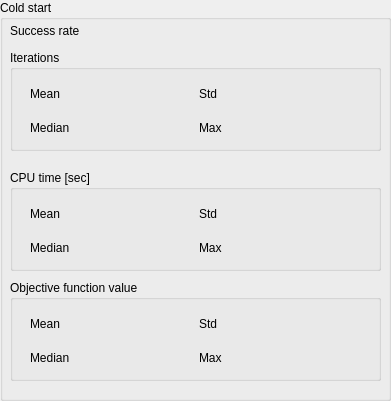
           <widget class="QGroupBox" name="groupBox_cold_app">
            <property name="geometry">
             <rect>
              <x>10</x>
              <y>10</y>
              <width>391</width>
              <height>401</height>
             </rect>
            </property>
            <property name="title">
             <string>Cold start</string>
            </property>
            <widget class="QGroupBox" name="groupBox_iter_cold_app">
             <property name="geometry">
              <rect>
               <x>10</x>
               <y>50</y>
               <width>371</width>
               <height>101</height>
              </rect>
             </property>
             <property name="title">
              <string>Iterations</string>
             </property>
             <widget class="QWidget" name="layoutWidget_21">
              <property name="geometry">
               <rect>
                <x>20</x>
                <y>30</y>
                <width>331</width>
                <height>61</height>
               </rect>
              </property>
              <layout class="QVBoxLayout" name="verticalLayout_34">
               <item>
                <layout class="QHBoxLayout" name="horizontalLayout_142">
                 <item>
                  <layout class="QHBoxLayout" name="horizontalLayout_143">
                   <item>
                    <widget class="QLabel" name="label_iter_mean_cold_app">
                     <property name="text">
                      <string>Mean</string>
                     </property>
                    </widget>
                   </item>
                   <item>
                    <widget class="QLabel" name="label_iter_mean_cold_app_value">
                     <property name="text">
                      <string/>
                     </property>
                    </widget>
                   </item>
                  </layout>
                 </item>
                 <item>
                  <layout class="QHBoxLayout" name="horizontalLayout_144">
                   <item>
                    <widget class="QLabel" name="label_iter_std_cold_app">
                     <property name="text">
                      <string>Std</string>
                     </property>
                    </widget>
                   </item>
                   <item>
                    <widget class="QLabel" name="label_iter_std_cold_app_value">
                     <property name="text">
                      <string/>
                     </property>
                    </widget>
                   </item>
                  </layout>
                 </item>
                </layout>
               </item>
               <item>
                <layout class="QHBoxLayout" name="horizontalLayout_145">
                 <item>
                  <layout class="QHBoxLayout" name="horizontalLayout_146">
                   <item>
                    <widget class="QLabel" name="label_iter_median_cold_app">
                     <property name="text">
                      <string>Median</string>
                     </property>
                    </widget>
                   </item>
                   <item>
                    <widget class="QLabel" name="label_iter_median_cold_app_value">
                     <property name="text">
                      <string/>
                     </property>
                    </widget>
                   </item>
                  </layout>
                 </item>
                 <item>
                  <layout class="QHBoxLayout" name="horizontalLayout_147">
                   <item>
                    <widget class="QLabel" name="label_iter_max_cold_app">
                     <property name="text">
                      <string>Max</string>
                     </property>
                    </widget>
                   </item>
                   <item>
                    <widget class="QLabel" name="label_iter_max_cold_app_value">
                     <property name="text">
                      <string/>
                     </property>
                    </widget>
                   </item>
                  </layout>
                 </item>
                </layout>
               </item>
              </layout>
             </widget>
            </widget>
            <widget class="QGroupBox" name="groupBox_cpu_cold_app">
             <property name="geometry">
              <rect>
               <x>10</x>
               <y>170</y>
               <width>371</width>
               <height>101</height>
              </rect>
             </property>
             <property name="title">
              <string>CPU time [sec]</string>
             </property>
             <widget class="QWidget" name="layoutWidget_22">
              <property name="geometry">
               <rect>
                <x>20</x>
                <y>30</y>
                <width>331</width>
                <height>61</height>
               </rect>
              </property>
              <layout class="QVBoxLayout" name="verticalLayout_35">
               <item>
                <layout class="QHBoxLayout" name="horizontalLayout_148">
                 <item>
                  <layout class="QHBoxLayout" name="horizontalLayout_149">
                   <item>
                    <widget class="QLabel" name="label_cpu_mean_cold_app">
                     <property name="text">
                      <string>Mean</string>
                     </property>
                    </widget>
                   </item>
                   <item>
                    <widget class="QLabel" name="label_cpu_mean_cold_app_value">
                     <property name="text">
                      <string/>
                     </property>
                    </widget>
                   </item>
                  </layout>
                 </item>
                 <item>
                  <layout class="QHBoxLayout" name="horizontalLayout_150">
                   <item>
                    <widget class="QLabel" name="label_cpu_std_cold_app">
                     <property name="text">
                      <string>Std</string>
                     </property>
                    </widget>
                   </item>
                   <item>
                    <widget class="QLabel" name="label_cpu_std_cold_app_value">
                     <property name="text">
                      <string/>
                     </property>
                    </widget>
                   </item>
                  </layout>
                 </item>
                </layout>
               </item>
               <item>
                <layout class="QHBoxLayout" name="horizontalLayout_151">
                 <item>
                  <layout class="QHBoxLayout" name="horizontalLayout_152">
                   <item>
                    <widget class="QLabel" name="label_cpu_median_cold_app">
                     <property name="text">
                      <string>Median</string>
                     </property>
                    </widget>
                   </item>
                   <item>
                    <widget class="QLabel" name="label_cpu_median_cold_app_value">
                     <property name="text">
                      <string/>
                     </property>
                    </widget>
                   </item>
                  </layout>
                 </item>
                 <item>
                  <layout class="QHBoxLayout" name="horizontalLayout_153">
                   <item>
                    <widget class="QLabel" name="label_cpu_max_cold_app">
                     <property name="text">
                      <string>Max</string>
                     </property>
                    </widget>
                   </item>
                   <item>
                    <widget class="QLabel" name="label_cpu_max_cold_app_value">
                     <property name="text">
                      <string/>
                     </property>
                    </widget>
                   </item>
                  </layout>
                 </item>
                </layout>
               </item>
              </layout>
             </widget>
            </widget>
            <widget class="QGroupBox" name="groupBox_obj_cold_app">
             <property name="geometry">
              <rect>
               <x>10</x>
               <y>280</y>
               <width>371</width>
               <height>101</height>
              </rect>
             </property>
             <property name="title">
              <string>Objective function value</string>
             </property>
             <widget class="QWidget" name="layoutWidget_23">
              <property name="geometry">
               <rect>
                <x>20</x>
                <y>30</y>
                <width>331</width>
                <height>61</height>
               </rect>
              </property>
              <layout class="QVBoxLayout" name="verticalLayout_36">
               <item>
                <layout class="QHBoxLayout" name="horizontalLayout_154">
                 <item>
                  <layout class="QHBoxLayout" name="horizontalLayout_155">
                   <item>
                    <widget class="QLabel" name="label_obj_mean_cold_app">
                     <property name="text">
                      <string>Mean</string>
                     </property>
                    </widget>
                   </item>
                   <item>
                    <widget class="QLabel" name="label_obj_mean_cold_app_value">
                     <property name="text">
                      <string/>
                     </property>
                    </widget>
                   </item>
                  </layout>
                 </item>
                 <item>
                  <layout class="QHBoxLayout" name="horizontalLayout_156">
                   <item>
                    <widget class="QLabel" name="label_obj_std_cold_app">
                     <property name="text">
                      <string>Std</string>
                     </property>
                    </widget>
                   </item>
                   <item>
                    <widget class="QLabel" name="label_obj_std_cold_app_value">
                     <property name="text">
                      <string/>
                     </property>
                    </widget>
                   </item>
                  </layout>
                 </item>
                </layout>
               </item>
               <item>
                <layout class="QHBoxLayout" name="horizontalLayout_157">
                 <item>
                  <layout class="QHBoxLayout" name="horizontalLayout_158">
                   <item>
                    <widget class="QLabel" name="label_obj_median_cold_app">
                     <property name="text">
                      <string>Median</string>
                     </property>
                    </widget>
                   </item>
                   <item>
                    <widget class="QLabel" name="label_obj_median_cold_app_value">
                     <property name="text">
                      <string/>
                     </property>
                    </widget>
                   </item>
                  </layout>
                 </item>
                 <item>
                  <layout class="QHBoxLayout" name="horizontalLayout_159">
                   <item>
                    <widget class="QLabel" name="label_obj_max_cold_app">
                     <property name="text">
                      <string>Max</string>
                     </property>
                    </widget>
                   </item>
                   <item>
                    <widget class="QLabel" name="label_obj_max_cold_app_value">
                     <property name="text">
                      <string/>
                     </property>
                    </widget>
                   </item>
                  </layout>
                 </item>
                </layout>
               </item>
              </layout>
             </widget>
            </widget>
            <widget class="QWidget" name="layoutWidget_24">
             <property name="geometry">
              <rect>
               <x>10</x>
               <y>20</y>
               <width>201</width>
               <height>21</height>
              </rect>
             </property>
             <layout class="QHBoxLayout" name="horizontalLayout_160">
              <item>
               <widget class="QLabel" name="label_rate_cold_app">
                <property name="text">
                 <string>Success rate</string>
                </property>
               </widget>
              </item>
              <item>
               <widget class="QLabel" name="label_rate_cold_app_value">
                <property name="text">
                 <string/>
                </property>
               </widget>
              </item>
             </layout>
            </widget>
           </widget>
